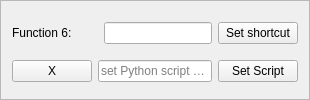
                <widget class="QFrame" name="frame_13">
                 <property name="minimumSize">
                  <size>
                   <width>0</width>
                   <height>85</height>
                  </size>
                 </property>
                 <property name="frameShape">
                  <enum>QFrame::StyledPanel</enum>
                 </property>
                 <property name="frameShadow">
                  <enum>QFrame::Raised</enum>
                 </property>
                 <layout class="QGridLayout" name="gridLayout_20">
                  <item row="0" column="3">
                   <widget class="QPushButton" name="setShortFunc6">
                    <property name="text">
                     <string>Set shortcut</string>
                    </property>
                   </widget>
                  </item>
                  <item row="0" column="2">
                   <widget class="QLineEdit" name="lineEdit_22"/>
                  </item>
                  <item row="1" column="1" colspan="2">
                   <widget class="QLineEdit" name="lineEdit_23">
                    <property name="readOnly">
                     <bool>true</bool>
                    </property>
                    <property name="placeholderText">
                     <string>set Python script path</string>
                    </property>
                   </widget>
                  </item>
                  <item row="1" column="3">
                   <widget class="QPushButton" name="setSript6">
                    <property name="text">
                     <string>Set Script</string>
                    </property>
                   </widget>
                  </item>
                  <item row="1" column="0">
                   <widget class="QPushButton" name="xf6">
                    <property name="text">
                     <string>X</string>
                    </property>
                   </widget>
                  </item>
                  <item row="0" column="0" colspan="2">
                   <widget class="QLabel" name="label_61">
                    <property name="minimumSize">
                     <size>
                      <width>0</width>
                      <height>30</height>
                     </size>
                    </property>
                    <property name="text">
                     <string>Function 6:</string>
                    </property>
                   </widget>
                  </item>
                 </layout>
                </widget>
